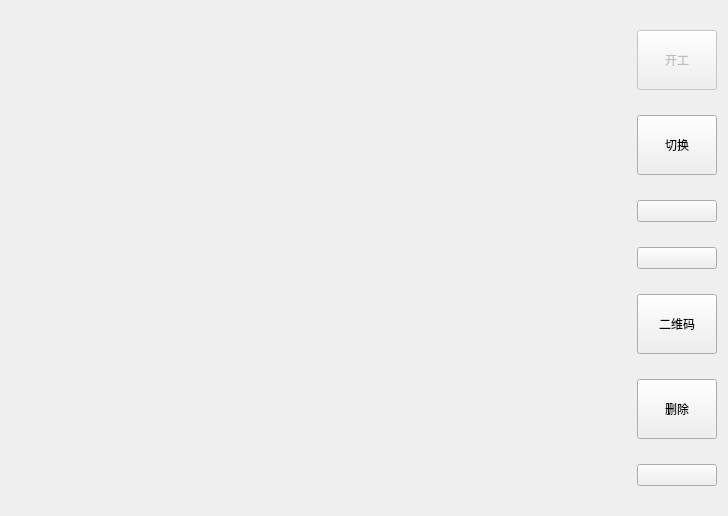
<?xml version="1.0" encoding="UTF-8"?>
<ui version="4.0">
 <class>start_finish_work</class>
 <widget class="QWidget" name="start_finish_work">
  <property name="geometry">
   <rect>
    <x>0</x>
    <y>0</y>
    <width>728</width>
    <height>516</height>
   </rect>
  </property>
  <property name="windowTitle">
   <string>Form</string>
  </property>
  <layout class="QHBoxLayout" name="horizontalLayout" stretch="10,1">
   <item>
    <widget class="QWidget" name="widget" native="true">
     <property name="minimumSize">
      <size>
       <width>0</width>
       <height>60</height>
      </size>
     </property>
    </widget>
   </item>
   <item>
    <layout class="QVBoxLayout" name="verticalLayout">
     <item>
      <widget class="QPushButton" name="pushButton">
       <property name="enabled">
        <bool>false</bool>
       </property>
       <property name="minimumSize">
        <size>
         <width>0</width>
         <height>60</height>
        </size>
       </property>
       <property name="text">
        <string>开工</string>
       </property>
      </widget>
     </item>
     <item>
      <widget class="QPushButton" name="pushButton_2">
       <property name="minimumSize">
        <size>
         <width>0</width>
         <height>60</height>
        </size>
       </property>
       <property name="text">
        <string>切换</string>
       </property>
      </widget>
     </item>
     <item>
      <widget class="QPushButton" name="pushButton_6">
       <property name="minimumSize">
        <size>
         <width>0</width>
         <height>0</height>
        </size>
       </property>
       <property name="text">
        <string/>
       </property>
       <property name="icon">
        <iconset resource="img.qrc">
         <normaloff>:/new/prefix1/img/change2.png</normaloff>:/new/prefix1/img/change2.png</iconset>
       </property>
       <property name="iconSize">
        <size>
         <width>80</width>
         <height>80</height>
        </size>
       </property>
      </widget>
     </item>
     <item>
      <widget class="QPushButton" name="pushButton_7">
       <property name="text">
        <string/>
       </property>
       <property name="icon">
        <iconset resource="img.qrc">
         <normaloff>:/new/prefix1/img/change1.png</normaloff>:/new/prefix1/img/change1.png</iconset>
       </property>
       <property name="iconSize">
        <size>
         <width>80</width>
         <height>80</height>
        </size>
       </property>
      </widget>
     </item>
     <item>
      <widget class="QPushButton" name="pushButton_3">
       <property name="minimumSize">
        <size>
         <width>0</width>
         <height>60</height>
        </size>
       </property>
       <property name="text">
        <string>二维码</string>
       </property>
      </widget>
     </item>
     <item>
      <widget class="QPushButton" name="pushButton_5">
       <property name="minimumSize">
        <size>
         <width>0</width>
         <height>60</height>
        </size>
       </property>
       <property name="text">
        <string>删除</string>
       </property>
      </widget>
     </item>
     <item>
      <widget class="QPushButton" name="pushButton_4">
       <property name="text">
        <string/>
       </property>
       <property name="icon">
        <iconset resource="img.qrc">
         <normaloff>:/new/prefix1/img/exit.png</normaloff>:/new/prefix1/img/exit.png</iconset>
       </property>
       <property name="iconSize">
        <size>
         <width>16</width>
         <height>30</height>
        </size>
       </property>
      </widget>
     </item>
    </layout>
   </item>
  </layout>
 </widget>
 <resources>
  <include location="img.qrc"/>
 </resources>
 <connections/>
</ui>
